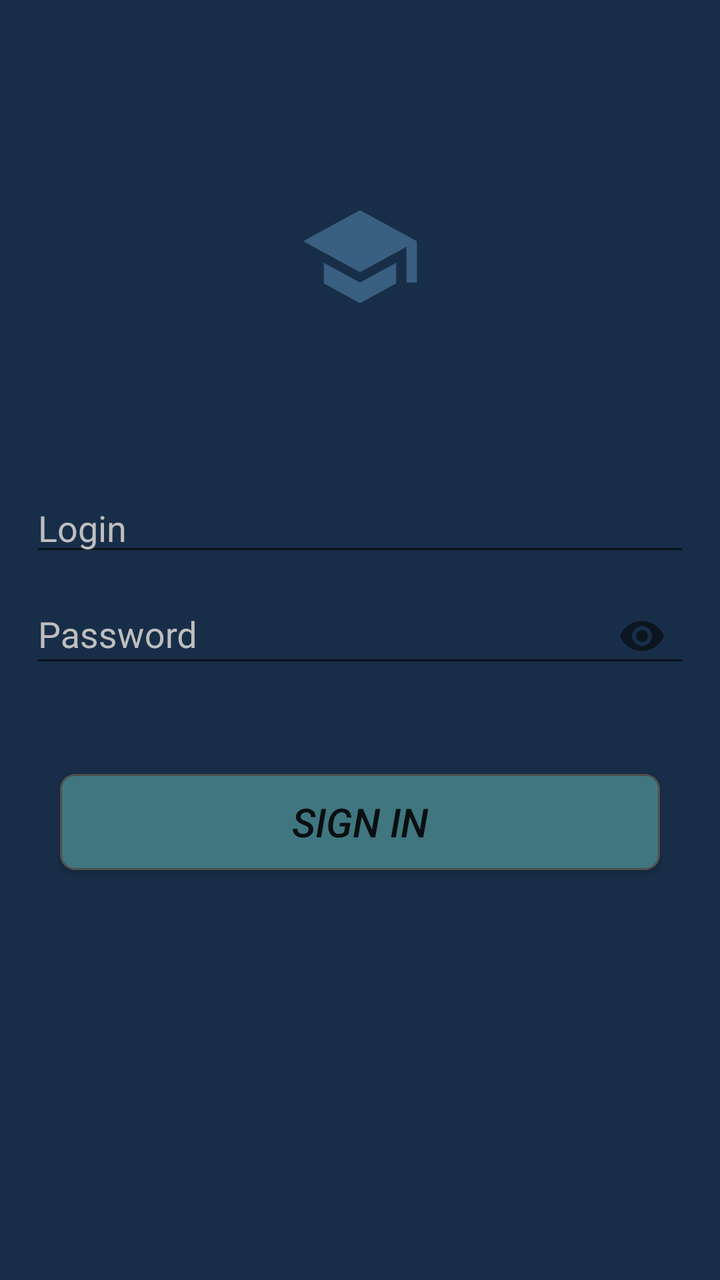
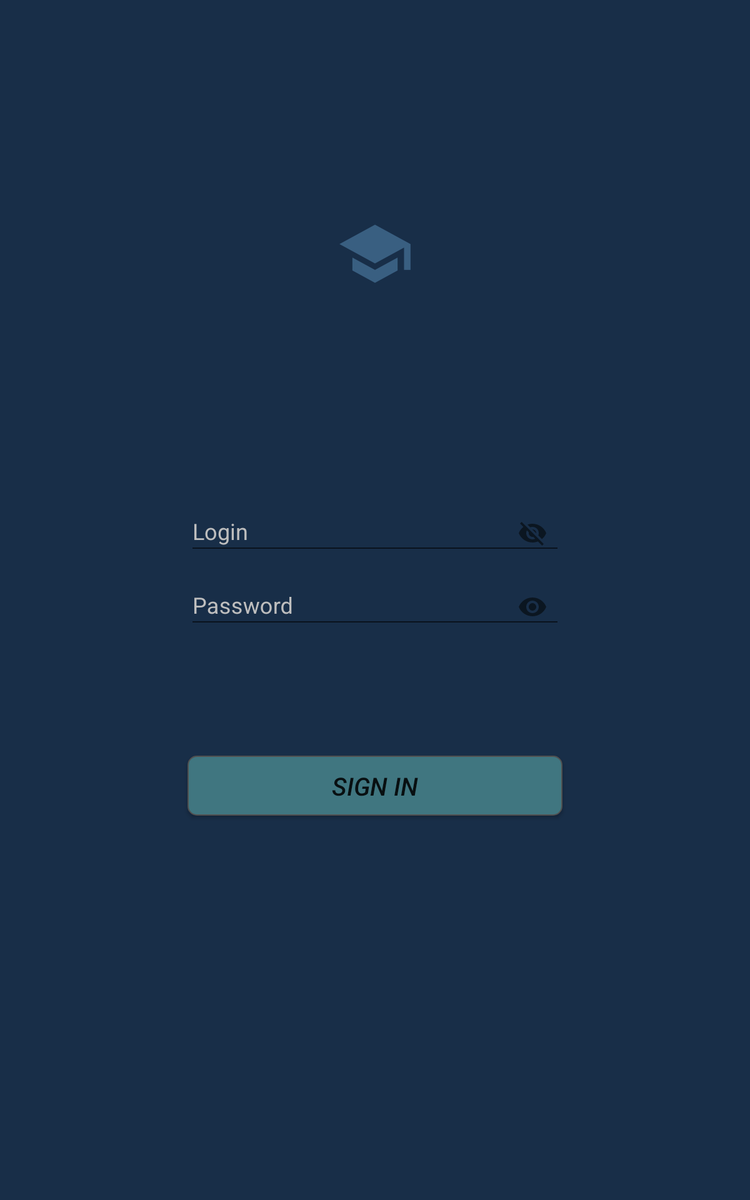

First picture: res/layout/ on a phone held upright. Second picture: the repository's own variant of that layout, on a device whose configuration matches the variant's folder. Source for both follows.
<!-- AndroidManifest.xml: application theme AppTheme -->
<!-- res/layout/activity_login_teacher.xml -->
<?xml version="1.0" encoding="utf-8"?>
<RelativeLayout
    xmlns:android="http://schemas.android.com/apk/res/android"
    android:layout_width="match_parent"
    android:layout_height="match_parent"
    xmlns:app="http://schemas.android.com/apk/res-auto"
    android:orientation="vertical"
    android:background="#182e48">

    <RelativeLayout
        android:layout_width="match_parent"
        android:layout_height="match_parent"
        android:layout_margin="@dimen/bottomMargin">

        <RelativeLayout
            android:layout_width="match_parent"
            android:layout_height="match_parent"
            android:layout_above="@+id/login">

            <ImageView
                android:id="@+id/logo"
                android:layout_width="wrap_content"
                android:layout_height="wrap_content"
                android:layout_centerInParent="true"
                android:src="@drawable/logo_drawable_advanced"
                android:contentDescription="@string/todo"/>

        </RelativeLayout>

        <EditText
            android:id="@+id/login"
            android:layout_width="match_parent"
            android:layout_height="wrap_content"
            android:layout_above="@id/passwordContainrt_LA"
            android:hint="@string/login_text"
            android:textColorHint="#bebebe"
            android:textColor="@android:color/white"
            android:inputType="text"
            android:gravity="start"/>

        <android.support.design.widget.TextInputLayout
            android:id="@+id/passwordContainrt_LA"
            android:layout_width="match_parent"
            android:layout_height="wrap_content"
            android:layout_centerInParent="true"
            android:gravity="center"
            android:textColorHint="#bebebe"
            android:layout_marginBottom="@dimen/bottomMargin"
            app:passwordToggleEnabled="true">

            <android.support.design.widget.TextInputEditText
                android:id="@+id/password"
                android:layout_width="match_parent"
                android:layout_height="wrap_content"
                android:layout_marginBottom="@dimen/bottomMargin"
                android:inputType="textPassword"
                android:hint="@string/password_text"
                android:textColorHint="#bebebe"
                android:textColor="@android:color/white"
                android:gravity="start"/>

        </android.support.design.widget.TextInputLayout>

        <Button
            android:id="@+id/loginButton"
            android:layout_width="match_parent"
            android:layout_height="wrap_content"
            android:layout_margin="@dimen/bottomMargin"
            android:layout_below="@id/passwordContainrt_LA"
            android:text="@string/login_button_text"
            android:textSize="@dimen/textSize"
            android:textStyle="italic"
            android:foreground="@drawable/ripple_effect"
            android:background="@drawable/button_shape_standard_new"/>

        <ProgressBar
            android:id="@+id/progressBar"
            android:layout_width="match_parent"
            android:layout_height="wrap_content"
            android:layout_centerInParent="true"
            android:visibility="gone"/>

    </RelativeLayout>

</RelativeLayout>
<!-- resources referenced by this layout -->
<resources>
  <dimen name="bottomMargin">15dp</dimen>
  <dimen name="textSize">20sp</dimen>
  <!-- drawable button_shape_standard_new (drawable) -->
  <?xml version="1.0" encoding="utf-8"?>
  <shape
      xmlns:android="http://schemas.android.com/apk/res/android">
  
      <stroke
          android:width="1dp"
          android:color="#505050"/>
  
      <corners
          android:radius="7dp"/>
  
      <padding
          android:left="1dp"
          android:right="1dp"
          android:top="1dp"
          android:bottom="1dp"/>
  
      <solid android:color="@color/colorMainNewDark"/>
  
  </shape>
  <!-- drawable logo_drawable_advanced (drawable) -->
  <?xml version="1.0" encoding="utf-8"?>
  <layer-list xmlns:android="http://schemas.android.com/apk/res/android">
      <item android:drawable="@mipmap/ic_launcher_foreground_advanced"/>
  </layer-list>
  <!-- drawable ripple_effect (drawable) -->
  <?xml version="1.0" encoding="utf-8"?>
  <selector xmlns:android="http://schemas.android.com/apk/res/android">
  
      <item android:state_pressed="true">
  
          <shape
              android:shape="rectangle">
  
              <solid android:color="@color/colorRipple"/>
          </shape>
      </item>
  
      <item>
          <shape
              android:shape="rectangle">
  
              <solid android:color="@color/colorMain"/>
          </shape>
      </item>
  
  </selector>
  <string name="login_button_text">Sign In</string>
  <string name="login_text">Login</string>
  <string name="password_text">Password</string>
  <string name="todo">TODO</string>
  <!-- from res/values-v21/ -->
  <style name="AppTheme" parent="Theme.AppCompat.Light.DarkActionBar">
          
          <item name="colorPrimary">@color/colorPrimary</item>
          <item name="colorPrimaryDark">@color/colorPrimaryDark</item>
          <item name="colorAccent">@color/colorAccent</item>
          
          <item name="android:windowActivityTransitions">true</item>
      </style>
  <color name="colorMainNewDark">#407680</color>
  <color name="colorRipple">#ff8005</color>
  <color name="colorMain">#ffbe7e</color>
  <color name="colorPrimary">#ffa347</color>
  <color name="colorPrimaryDark">#b65b00</color>
  <color name="colorAccent">#ff7f00</color>
</resources>
<!-- res/layout-sw600dp-port/activity_login_teacher.xml (the repository's variant of the layout above) -->
<!-- drawn on a 7-inch tablet held upright -->
<?xml version="1.0" encoding="utf-8"?>
<RelativeLayout
    xmlns:android="http://schemas.android.com/apk/res/android"
    android:layout_width="match_parent"
    android:layout_height="match_parent"
    xmlns:app="http://schemas.android.com/apk/res-auto"
    android:orientation="vertical"
    android:background="#182e48">

    <RelativeLayout
        android:layout_width="match_parent"
        android:layout_height="match_parent"
        android:layout_margin="@dimen/bottomMargin">

        <RelativeLayout
            android:layout_width="match_parent"
            android:layout_height="match_parent"
            android:layout_above="@+id/loginContainrt_LA">

            <ImageView
                android:id="@+id/logo"
                android:layout_width="wrap_content"
                android:layout_height="wrap_content"
                android:layout_centerInParent="true"
                android:src="@drawable/logo_drawable_advanced"
                android:contentDescription="@string/todo"/>

        </RelativeLayout>

        <android.support.design.widget.TextInputLayout
            android:id="@id/loginContainrt_LA"
            android:layout_width="300dp"
            android:layout_height="wrap_content"
            android:layout_above="@id/passwordContainrt_LA"
            android:layout_centerHorizontal="true"
            android:gravity="center"
            android:textColorHint="#bebebe"
            app:passwordToggleEnabled="true">

            <android.support.design.widget.TextInputEditText
                android:id="@+id/login"
                android:layout_width="match_parent"
                android:layout_height="wrap_content"
                android:inputType="text"
                android:hint="@string/login_text"
                android:textColorHint="#bebebe"
                android:textColor="#bebebe"
                android:gravity="start"/>

        </android.support.design.widget.TextInputLayout>

        <android.support.design.widget.TextInputLayout
            android:id="@id/passwordContainrt_LA"
            android:layout_width="300dp"
            android:layout_height="wrap_content"
            android:layout_centerInParent="true"
            android:gravity="center"
            android:textColorHint="#bebebe"
            android:layout_marginBottom="80dp"
            app:passwordToggleEnabled="true">

            <android.support.design.widget.TextInputEditText
                android:id="@+id/password"
                android:layout_width="match_parent"
                android:layout_height="wrap_content"
                android:inputType="textPassword"
                android:hint="@string/password_text"
                android:textColorHint="#bebebe"
                android:textColor="#bebebe"
                android:gravity="start"/>

        </android.support.design.widget.TextInputLayout>

        <Button
            android:id="@+id/loginButton"
            android:layout_width="300dp"
            android:layout_height="wrap_content"
            android:layout_margin="@dimen/bottomMargin"
            android:layout_below="@id/passwordContainrt_LA"
            android:layout_centerHorizontal="true"
            android:text="@string/login_button_text"
            android:textSize="@dimen/textSize"
            android:textStyle="italic"
            android:foreground="@drawable/ripple_effect"
            android:background="@drawable/button_shape_standard_new"/>

        <ProgressBar
            android:id="@+id/progressBar"
            android:layout_width="match_parent"
            android:layout_height="wrap_content"
            android:layout_centerInParent="true"
            android:visibility="gone"/>

    </RelativeLayout>

</RelativeLayout>
